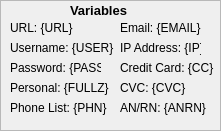
   <widget class="QFrame" name="variable_frame">
    <property name="geometry">
     <rect>
      <x>600</x>
      <y>250</y>
      <width>221</width>
      <height>131</height>
     </rect>
    </property>
    <property name="toolTip">
     <string>These variables is what you will be using when requesting logs in a specific format.</string>
    </property>
    <property name="autoFillBackground">
     <bool>false</bool>
    </property>
    <property name="frameShape">
     <enum>QFrame::StyledPanel</enum>
    </property>
    <property name="frameShadow">
     <enum>QFrame::Sunken</enum>
    </property>
    <widget class="QLabel" name="variables_label">
     <property name="geometry">
      <rect>
       <x>70</x>
       <y>0</y>
       <width>61</width>
       <height>21</height>
      </rect>
     </property>
     <property name="font">
      <font>
       <pointsize>10</pointsize>
       <bold>true</bold>
      </font>
     </property>
     <property name="text">
      <string>Variables</string>
     </property>
    </widget>
    <widget class="QLabel" name="url_variable_label">
     <property name="geometry">
      <rect>
       <x>10</x>
       <y>20</y>
       <width>81</width>
       <height>16</height>
      </rect>
     </property>
     <property name="text">
      <string>URL: {URL}</string>
     </property>
    </widget>
    <widget class="QLabel" name="variable_text_username">
     <property name="geometry">
      <rect>
       <x>10</x>
       <y>40</y>
       <width>111</width>
       <height>16</height>
      </rect>
     </property>
     <property name="text">
      <string>Username: {USER}</string>
     </property>
    </widget>
    <widget class="QLabel" name="variable_text_password">
     <property name="geometry">
      <rect>
       <x>10</x>
       <y>60</y>
       <width>91</width>
       <height>16</height>
      </rect>
     </property>
     <property name="text">
      <string>Password: {PASS}</string>
     </property>
    </widget>
    <widget class="QLabel" name="variable_text_email">
     <property name="geometry">
      <rect>
       <x>120</x>
       <y>20</y>
       <width>111</width>
       <height>16</height>
      </rect>
     </property>
     <property name="text">
      <string>Email: {EMAIL}</string>
     </property>
    </widget>
    <widget class="QLabel" name="variable_text_ip">
     <property name="geometry">
      <rect>
       <x>120</x>
       <y>40</y>
       <width>81</width>
       <height>16</height>
      </rect>
     </property>
     <property name="text">
      <string>IP Address: {IP}</string>
     </property>
    </widget>
    <widget class="QLabel" name="creditcard_variable_label">
     <property name="geometry">
      <rect>
       <x>120</x>
       <y>60</y>
       <width>101</width>
       <height>16</height>
      </rect>
     </property>
     <property name="text">
      <string>Credit Card: {CC}</string>
     </property>
    </widget>
    <widget class="QLabel" name="variable_text_cvc">
     <property name="geometry">
      <rect>
       <x>120</x>
       <y>80</y>
       <width>91</width>
       <height>16</height>
      </rect>
     </property>
     <property name="text">
      <string>CVC: {CVC}</string>
     </property>
    </widget>
    <widget class="QLabel" name="variable_text_anrn">
     <property name="geometry">
      <rect>
       <x>120</x>
       <y>100</y>
       <width>101</width>
       <height>16</height>
      </rect>
     </property>
     <property name="text">
      <string>AN/RN: {ANRN}</string>
     </property>
    </widget>
    <widget class="QLabel" name="variable_text_fullz">
     <property name="geometry">
      <rect>
       <x>10</x>
       <y>80</y>
       <width>101</width>
       <height>16</height>
      </rect>
     </property>
     <property name="text">
      <string>Personal: {FULLZ}</string>
     </property>
    </widget>
    <widget class="QLabel" name="variable_text_phone">
     <property name="geometry">
      <rect>
       <x>10</x>
       <y>100</y>
       <width>111</width>
       <height>16</height>
      </rect>
     </property>
     <property name="text">
      <string>Phone List: {PHN}</string>
     </property>
    </widget>
   </widget>
